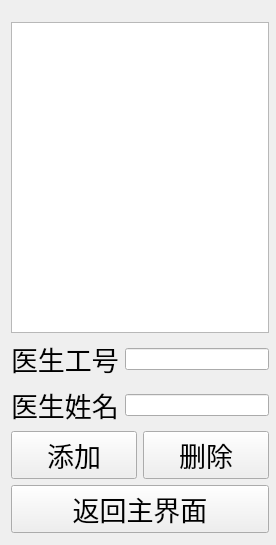
<?xml version="1.0" encoding="UTF-8"?>
<ui version="4.0">
 <class>Register</class>
 <widget class="QWidget" name="Register">
  <property name="geometry">
   <rect>
    <x>0</x>
    <y>0</y>
    <width>276</width>
    <height>545</height>
   </rect>
  </property>
  <property name="windowTitle">
   <string>登陆信息管理</string>
  </property>
  <widget class="QWidget" name="layoutWidget">
   <property name="geometry">
    <rect>
     <x>11</x>
     <y>22</y>
     <width>258</width>
     <height>511</height>
    </rect>
   </property>
   <layout class="QVBoxLayout" name="verticalLayout_2">
    <item>
     <widget class="QTableView" name="SignView">
      <property name="sortingEnabled">
       <bool>true</bool>
      </property>
      <property name="wordWrap">
       <bool>true</bool>
      </property>
     </widget>
    </item>
    <item>
     <layout class="QVBoxLayout" name="verticalLayout">
      <item>
       <layout class="QHBoxLayout" name="horizontalLayout_2">
        <item>
         <widget class="QLabel" name="label">
          <property name="font">
           <font>
            <pointsize>20</pointsize>
           </font>
          </property>
          <property name="text">
           <string>医生工号</string>
          </property>
         </widget>
        </item>
        <item>
         <widget class="QLineEdit" name="JobNum"/>
        </item>
       </layout>
      </item>
      <item>
       <layout class="QHBoxLayout" name="horizontalLayout_3">
        <item>
         <widget class="QLabel" name="label_2">
          <property name="font">
           <font>
            <pointsize>20</pointsize>
           </font>
          </property>
          <property name="text">
           <string>医生姓名</string>
          </property>
         </widget>
        </item>
        <item>
         <widget class="QLineEdit" name="JobName"/>
        </item>
       </layout>
      </item>
      <item>
       <layout class="QHBoxLayout" name="horizontalLayout">
        <item>
         <widget class="QPushButton" name="Add">
          <property name="maximumSize">
           <size>
            <width>16777215</width>
            <height>50</height>
           </size>
          </property>
          <property name="font">
           <font>
            <pointsize>20</pointsize>
           </font>
          </property>
          <property name="text">
           <string>添加</string>
          </property>
         </widget>
        </item>
        <item>
         <widget class="QPushButton" name="Delete">
          <property name="maximumSize">
           <size>
            <width>16777215</width>
            <height>50</height>
           </size>
          </property>
          <property name="font">
           <font>
            <pointsize>20</pointsize>
           </font>
          </property>
          <property name="text">
           <string>删除</string>
          </property>
         </widget>
        </item>
       </layout>
      </item>
     </layout>
    </item>
    <item>
     <widget class="QPushButton" name="pushButton">
      <property name="font">
       <font>
        <pointsize>20</pointsize>
       </font>
      </property>
      <property name="text">
       <string>返回主界面</string>
      </property>
     </widget>
    </item>
   </layout>
  </widget>
 </widget>
 <resources/>
 <connections/>
</ui>
